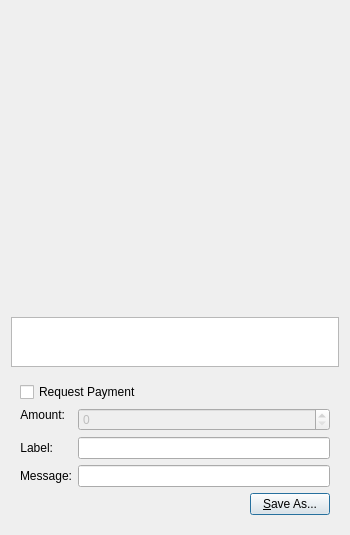
<?xml version="1.0" encoding="UTF-8"?>
<ui version="4.0">
 <class>QRCodeDialog</class>
 <widget class="QDialog" name="QRCodeDialog">
  <property name="geometry">
   <rect>
    <x>0</x>
    <y>0</y>
    <width>350</width>
    <height>530</height>
   </rect>
  </property>
  <property name="windowTitle">
   <string>QR Code Dialog</string>
  </property>
  <layout class="QVBoxLayout" name="verticalLayout_3">
   <item>
    <widget class="QLabel" name="lblQRCode">
     <property name="sizePolicy">
      <sizepolicy hsizetype="Expanding" vsizetype="Expanding">
       <horstretch>0</horstretch>
       <verstretch>0</verstretch>
      </sizepolicy>
     </property>
     <property name="minimumSize">
      <size>
       <width>300</width>
       <height>300</height>
      </size>
     </property>
     <property name="textFormat">
      <enum>Qt::PlainText</enum>
     </property>
     <property name="alignment">
      <set>Qt::AlignCenter</set>
     </property>
     <property name="wordWrap">
      <bool>true</bool>
     </property>
    </widget>
   </item>
   <item>
    <widget class="QPlainTextEdit" name="outUri">
     <property name="sizePolicy">
      <sizepolicy hsizetype="Expanding" vsizetype="Minimum">
       <horstretch>0</horstretch>
       <verstretch>0</verstretch>
      </sizepolicy>
     </property>
     <property name="minimumSize">
      <size>
       <width>0</width>
       <height>50</height>
      </size>
     </property>
     <property name="tabChangesFocus">
      <bool>true</bool>
     </property>
     <property name="textInteractionFlags">
      <set>Qt::TextSelectableByKeyboard|Qt::TextSelectableByMouse</set>
     </property>
    </widget>
   </item>
   <item>
    <widget class="QWidget" name="widget" native="true">
     <layout class="QVBoxLayout" name="verticalLayout_2">
      <item>
       <widget class="QCheckBox" name="chkReqPayment">
        <property name="enabled">
         <bool>true</bool>
        </property>
        <property name="text">
         <string>Request Payment</string>
        </property>
       </widget>
      </item>
      <item>
       <layout class="QFormLayout" name="formLayout">
        <property name="fieldGrowthPolicy">
         <enum>QFormLayout::AllNonFixedFieldsGrow</enum>
        </property>
        <item row="1" column="0">
         <widget class="QLabel" name="lblLabel">
          <property name="text">
           <string>Label:</string>
          </property>
          <property name="textFormat">
           <enum>Qt::PlainText</enum>
          </property>
          <property name="alignment">
           <set>Qt::AlignRight|Qt::AlignTrailing|Qt::AlignVCenter</set>
          </property>
          <property name="buddy">
           <cstring>lnLabel</cstring>
          </property>
         </widget>
        </item>
        <item row="1" column="1">
         <widget class="QLineEdit" name="lnLabel"/>
        </item>
        <item row="2" column="0">
         <widget class="QLabel" name="lblMessage">
          <property name="text">
           <string>Message:</string>
          </property>
          <property name="textFormat">
           <enum>Qt::PlainText</enum>
          </property>
          <property name="alignment">
           <set>Qt::AlignRight|Qt::AlignTrailing|Qt::AlignVCenter</set>
          </property>
          <property name="buddy">
           <cstring>lnMessage</cstring>
          </property>
         </widget>
        </item>
        <item row="2" column="1">
         <widget class="QLineEdit" name="lnMessage"/>
        </item>
        <item row="0" column="0">
         <widget class="QLabel" name="lblAmount">
          <property name="sizePolicy">
           <sizepolicy hsizetype="Preferred" vsizetype="Maximum">
            <horstretch>0</horstretch>
            <verstretch>0</verstretch>
           </sizepolicy>
          </property>
          <property name="text">
           <string>Amount:</string>
          </property>
          <property name="textFormat">
           <enum>Qt::PlainText</enum>
          </property>
          <property name="alignment">
           <set>Qt::AlignRight|Qt::AlignTrailing|Qt::AlignVCenter</set>
          </property>
          <property name="buddy">
           <cstring>lnReqAmount</cstring>
          </property>
         </widget>
        </item>
        <item row="0" column="1">
         <widget class="BitcoinAmountField" name="lnReqAmount">
          <property name="enabled">
           <bool>false</bool>
          </property>
          <property name="minimumSize">
           <size>
            <width>80</width>
            <height>0</height>
           </size>
          </property>
         </widget>
        </item>
       </layout>
      </item>
      <item>
       <layout class="QHBoxLayout" name="horizontalLayout">
        <item>
         <spacer name="horizontalSpacer">
          <property name="orientation">
           <enum>Qt::Horizontal</enum>
          </property>
          <property name="sizeHint" stdset="0">
           <size>
            <width>40</width>
            <height>20</height>
           </size>
          </property>
         </spacer>
        </item>
        <item>
         <widget class="QPushButton" name="btnSaveAs">
          <property name="text">
           <string>&amp;Save As...</string>
          </property>
         </widget>
        </item>
       </layout>
      </item>
     </layout>
    </widget>
   </item>
  </layout>
 </widget>
 <customwidgets>
  <customwidget>
   <class>BitcoinAmountField</class>
   <extends>QSpinBox</extends>
   <header>bitcoinamountfield.h</header>
  </customwidget>
 </customwidgets>
 <resources/>
 <connections>
  <connection>
   <sender>chkReqPayment</sender>
   <signal>clicked(bool)</signal>
   <receiver>lnReqAmount</receiver>
   <slot>setEnabled(bool)</slot>
   <hints>
    <hint type="sourcelabel">
     <x>92</x>
     <y>285</y>
    </hint>
    <hint type="destinationlabel">
     <x>98</x>
     <y>311</y>
    </hint>
   </hints>
  </connection>
 </connections>
</ui>
